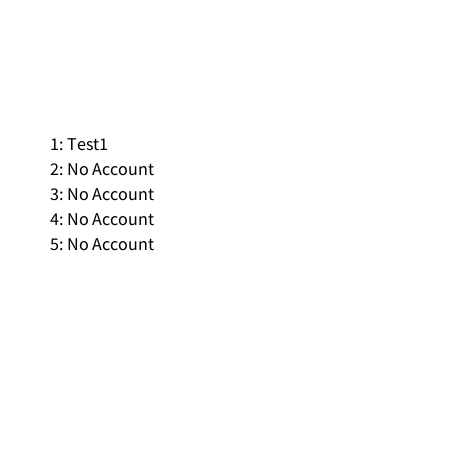
Frame 1 (no input)
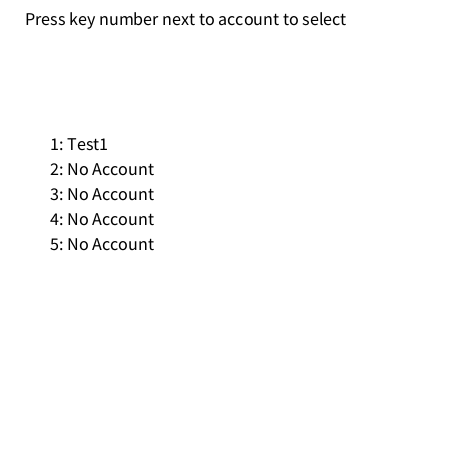
Frame 60 (the mouse pressed at the canvas centre just before this capture)
Frame 120 (the mouse held since frame 60 and released just before this capture): identical to frame 60, image omitted

The Processing sketch that drew these frames (run headless with seeded random() and noise(); from frame 60 on, the mouse is pressed at the canvas centre):

// Processing sketch: ATMProject
// ── ATMProject.pde
//ATM program
//Purpose: Simulate creating banking accounts, deposits, withdraws, and transfers.
//Dominick Monaco
//12/3/17
//
//The program initalizes with a premade account, 
//    Test1. The pin for this account is 1250.

class Account
{
  public String name;
  private int balance;
  private String pin;
  
  public Account(String name, String pin)
  {
    this.name = name;
    this.pin = pin;
  }
  
  public void Deposit(int amount)
  {
    balance += amount;
  }
  
  public void Withdraw(int amount)
  {
      balance -= amount;
  }
  
  public void Transfer(Account a, int amount)
  {
    a.Deposit(amount);
    Withdraw(amount);
  }
}

enum Screen {select, pin, account, deposit, withdraw, transfer1, transfer2, newAcc1, newAcc2}
Screen currScreen = Screen.select;
Account[] act = new Account[5];
Account currAccount = act[0];
Account transAccount;
String userPin = "";
boolean initPin = true;
int clicks;
int accNum = 0;
String amount = "";
boolean pressed;
String display = "";

void setup()
{
  size(450,450);
  textSize(18);
  InitPin();
  Account newAcc1ount = new Account("Test1", "1250");
  newAcc1ount.Deposit(5);
  act[0] = newAcc1ount;
}

void draw()
{
  background(255);
   if(!keyPressed)
      pressed = false;
  
  switch(currScreen)
  {
    case select:
      text("Press key number next to account to select", 25, 25);
      for(int i = 0; i < act.length; i++){
        fill(0);
        if(act[i] != null)
          text(i+1 + ": " + act[i].name, 50, 150 + 25 * i);
        else
          text(i+1 + ": No Account", 50, 150 + 25 * i);
      }
      
      if(keyPressed && key > 48 && key <= act.length + 48 && !pressed){
        if(act[key - 49] != null) {
          pressed = true;
          currAccount = act[key - 49];
          currScreen = Screen.pin;
          initPin = true;
        }
        else {
          accNum = key - 49;
          pressed = true;
          currScreen = Screen.newAcc1;
        }
      }
      break;
      
    case pin:
      fill(0);
      text("Please enter pin. Press z to exit.", 25, 25);
      text(display, 100, 50);
      if(initPin)
        InitPin();
      
      //Get Input
      if(clicks < 4)
      {
        if(keyPressed && !pressed)
        {
          pressed = true;
          if(key == 'z')
          {
            InitPin();
            currScreen = Screen.select;
            display = "";
          }
          else
            userPin += key;
            
          display = userPin;
          clicks++;
        }
      }
      //Check to see if pin is right
      else
      {   
        String a = userPin;
        String b = currAccount.pin;
        for(int i = 0; i < 4; i++)
          if(a.equals(b))
          {
            //Correct Pin
            InitPin();
            display = "";
            currScreen = Screen.account;

          }
          else
          {
            //Incorrect pin
            //Reset
            InitPin();
            display = "Incorrect!";
          }
        }
      break;
    case account:
      text("Current balance: " + currAccount.balance, 25, 50);
      text("Options: \n 1: Deposit \n 2: Withdraw \n 3: Transfer \n 4: Exit", 50, 100);
      if(keyPressed && !pressed)
      {
        switch(key)
        {
          case '1':
            currScreen = Screen.deposit;
            pressed = true;
            break;
          case '2':
            currScreen = Screen.withdraw;
            pressed = true;
            break;
          case '3':
            currScreen = Screen.transfer1;
            pressed = true;
            break;
          case '4':
            currAccount = null;
            currScreen = Screen.select;
            pressed = true;
            break;
        }
      }
      break;
    case deposit:
      text("How much would you like to deposit? \nPress enter to deposit, Press z to exit", 25, 50);
      text(amount, 50, 150);
      if(keyPressed && !pressed && key >= 48 && key <= 57){
        amount += key;
        pressed = true;
        }
      else if(keyPressed && !pressed && key == '\n')
        {
          if(amount != "")
            currAccount.Deposit(Integer.parseInt(amount));
          amount = "";
          currScreen = Screen.account;
        }
        else if(keyPressed && !pressed && key == 'z')
        {
          amount = "";
          currScreen = Screen.account;
        }
      break;
      
      case withdraw:
        text("How much would you like to withdraw? \nPress enter to withdraw, Press z to exit", 50, 50);
        text(amount, 25, 150);
        text(display, 25, 200);
        if(keyPressed && !pressed && key >= 48 && key <= 57){
          amount += key;
          pressed = true;
          }
         else if(keyPressed && !pressed && key == '\n')
          {
            if(amount != "" && currAccount.balance >= Integer.parseInt(amount)) {
              currAccount.Withdraw(Integer.parseInt(amount));
              amount = "";
              display = "";
              currScreen = Screen.account;
            }
            else{
              display = "Not enough!";
              amount = "";
            }
              
          }
          else if(keyPressed && !pressed && key == 'z')
          {
            amount = "";
            display = "";
            currScreen = Screen.account;
          }
      break;
      case transfer1:
        //if(key == '\n')
        text("Press key number next to account \nto select, then hit enter.", 25, 25);
        if(transAccount != null) {
          text("Transfer Account: " + transAccount.name, 25, 125);
          if(keyPressed && !pressed && key == '\n')
          {
            pressed = true;
            currScreen = Screen.transfer2;
          }
        } 
          
        for(int i = 0; i < act.length; i++){ //Display
          fill(0);
          if(act[i] != null)
            text(i+1 + ": Account " + i + " " + act[i].name, 50, 200 + 25 * i);
          else
            text(i+1 + ": Account " + i + " No Account", 50, 200 + 25 * i);
          }
        if(keyPressed && key > 48 && key <= act.length + 48 && !pressed){
          pressed = true;
          transAccount = act[key - 49];
        }
        if(keyPressed && !pressed && key == 'z')
          {
            transAccount = null;
            currScreen = Screen.account;
          }
        break;
      case transfer2:
        text("How much would you like to transfer? \nPress enter to transfer, Press z to exit", 25, 50);
        text(amount, 50, 150);
        text(display, 50, 200);
        if(keyPressed && !pressed && key >= 48 && key <= 57){
          amount += key;
          pressed = true;
          }
         else if(keyPressed && !pressed && key == '\n')
          {
            if(amount != "" && currAccount.balance >= Integer.parseInt(amount)) {
              currAccount.Transfer(transAccount, Integer.parseInt(amount));
              amount = "";
              display = "";
              transAccount = null;
              currScreen = Screen.account;
            }
            else{
              display = "Not enough!";
              amount = "";
            }
          }
          else if(keyPressed && !pressed && key == 'z')
          {
            amount = "";
            currScreen = Screen.account;
          }
        break;
      case newAcc1:
      text("Enter name of account, then press enter.", 25, 100);
      text(display, 25, 200);
        if(keyPressed && !pressed && key != '\n')
        {
          pressed = true;
          display += key;
        }
        else if(keyPressed && !pressed && key == '\n')
        {
          pressed = true;
          InitPin();
          currScreen = Screen.newAcc2;
          
        }
         break;
      case newAcc2:
        text("Enter a pin for the account, then press enter. \nPress z to exit. \nPress r to reset pin", 25, 100);
        text(userPin, 25,200);
      if(clicks < 4)
      {
        if(keyPressed && !pressed)
        {
          pressed = true;
          userPin += key;
          clicks++;
        }
      }
      if(clicks >= 4 && keyPressed && !pressed && key =='\n')
      {
        act[accNum] = new Account(display, userPin);
        userPin = "";
        display = "";
        currScreen = Screen.select;
      }
      if(keyPressed && !pressed && key == 'r')
      {
        pressed = true;
        InitPin();
      }
      
        if(keyPressed && !pressed && key == 'z')
        {
          pressed = true;
          display = "";
          currScreen = Screen.select;
        }
        break;
    default:
      break;
  }
}

void InitPin()
{
  //Reset
  clicks = 0;
  userPin = "";
  initPin = false;
}
